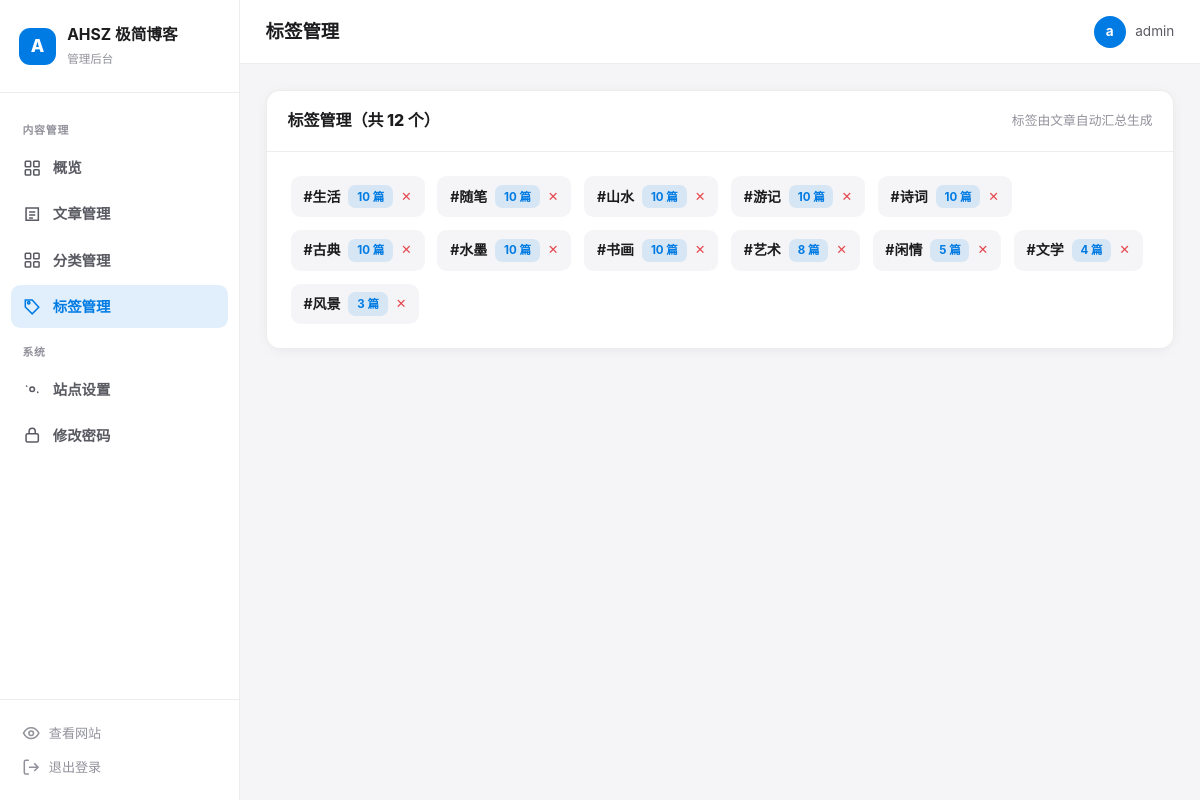
The page /admin/index.php?m=tags (signed in) on the database its author committed.
### tables this page shows
CREATE TABLE tags (
        id INTEGER PRIMARY KEY AUTOINCREMENT,
        name TEXT NOT NULL UNIQUE,
        alias TEXT NOT NULL DEFAULT '',
        created_at INTEGER NOT NULL
    );

### admin/index.php (called while the page is built, shortened)
<?php
$m = $_GET['m'] ?? 'dashboard';
$db = db();
$view = $m;
if ($m === 'dashboard') {
    $stats = site_stats();
    $recent = $db->query("SELECT p.*, c.name cname FROM posts p LEFT JOIN categories c ON c.id=p.category_id ORDER BY p.created_at DESC LIMIT 6")->fetchAll();
} elseif ($m === 'posts') {
    $posts = $db->query("SELECT p.*, c.name cname FROM posts p LEFT JOIN categories c ON c.id=p.category_id ORDER BY p.created_at DESC")->fetchAll();
} elseif ($m === 'categories') {
    $cats = $db->query("SELECT c.*, (SELECT COUNT(*) FROM posts p WHERE p.category_id=c.id) cnt FROM categories c ORDER BY c.sort_order,c.id")->fetchAll();
} elseif ($m === 'category-edit') {
    $id = (int)($_GET['id'] ?? 0);
    $cat = null;
    if ($id > 0) { $st = $db->prepare("SELECT * FROM categories WHERE id=?"); $st->execute([$id]); $cat = $st->fetch(); }
} elseif ($m === 'tags') {
    $tags = get_tags();
} elseif ($m === 'password') {
}
include __DIR__ . '/views/layout-head.php';
include __DIR__ . '/views/' . $view . '.php';
include __DIR__ . '/views/layout-foot.php';

### inc/db.php (called while the page is built, shortened)
<?php
function db(): PDO {
    static $pdo = null;
    if ($pdo === null) {
        $pdo = new PDO('sqlite:' . DB_PATH);
        $pdo->setAttribute(PDO::ATTR_ERRMODE, PDO::ERRMODE_EXCEPTION);
        $pdo->setAttribute(PDO::ATTR_DEFAULT_FETCH_MODE, PDO::FETCH_ASSOC);
        $pdo->exec('PRAGMA foreign_keys = ON');
        $pdo->exec('PRAGMA journal_mode = WAL');
    }
    return $pdo;
}

### inc/functions.php (called while the page is built, shortened)
<?php
function e(?string $s): string {
    return htmlspecialchars((string)$s, ENT_QUOTES, 'UTF-8');
}
function get_tags(): array {
    return db()->query("
        SELECT t.*, (SELECT COUNT(*) FROM post_tags pt JOIN posts p ON p.id=pt.post_id WHERE pt.tag_id=t.id AND p.status=1) AS post_count
        FROM tags t ORDER BY post_count DESC, t.id ASC
    ")->fetchAll();
}

### admin/views/tags.php (the view, shortened to what this page needs)
<div class="panel-card">
  <div class="panel-head">
    <h2>标签管理（共 <?= count($tags) ?> 个）</h2>
    <span class="meta" style="color:var(--muted);font-size:.8rem;">标签由文章自动汇总生成</span>
  </div>
  <div style="padding:1.5rem;display:flex;flex-wrap:wrap;gap:.8rem;">
    <?php foreach ($tags as $t): ?>
    <div style="display:flex;align-items:center;gap:.5rem;padding:.55rem .8rem;border-radius:.6rem;background:var(--input);">
      <a href="/tag/<?= (int)$t['id'] ?>" target="_blank" style="font-weight:700;">#<?= e($t['name']) ?></a>
      <span class="badge pill"><?= (int)$t['post_count'] ?> 篇</span>
      <a href="index.php?m=tag-delete&id=<?= (int)$t['id'] ?>" onclick="return confirm('删除标签？文章不受影响。')" style="color:var(--danger);font-size:.8rem;" title="删除">✕</a>
    </div>
    <?php endforeach; ?>
  </div>
</div>

### assets/admin.css (style rules this page uses)
:root { --hue:250; --primary:oklch(0.58 0.19 var(--hue)); --primary-soft:oklch(0.58 0.19 var(--hue)/0.12); --bg:#f5f5f7; --card:#fff; --text:#1c1c1e; --text2:#5a5a63; --muted:#92929c; --border:rgba(0,0,0,.07); --input:#f5f5f7; --danger:#e5484d; --danger-soft:rgba(229,72,77,.1); --shadow:0 2px 16px -6px rgba(0,0,0,.12); --radius:.85rem; }
* { box-sizing:border-box;margin:0;padding:0 }
body { font-family:-apple-system,BlinkMacSystemFont,"Segoe UI","PingFang SC","Microsoft YaHei",sans-serif;background:var(--bg);color:var(--text);font-size:14px;line-height:1.6;-webkit-font-smoothing:antialiased }
a { color:inherit;text-decoration:none }
.panel-card { background:var(--card);border:1px solid var(--border);border-radius:var(--radius);box-shadow:var(--shadow);overflow:hidden }
.panel-head { padding:1.1rem 1.3rem;display:flex;align-items:center;justify-content:space-between;gap:1rem;border-bottom:1px solid var(--border) }
.panel-head h2 { font-size:1rem;font-weight:800 }
.badge { display:inline-flex;padding:.15rem .55rem;border-radius:.45rem;font-size:.72rem;font-weight:700 }
.badge.pill { background:var(--primary-soft);color:var(--primary) }

### rows shown on the page
tags: name "生活", post_count "10"
tags: name "随笔", post_count "10"
tags: name "山水", post_count "10"
tags: name "游记", post_count "10"
tags: name "诗词", post_count "10"
tags: name "古典", post_count "10"
tags: name "水墨", post_count "10"
tags: name "书画", post_count "10"
tags: name "艺术", post_count "8"
tags: name "闲情", post_count "5"
tags: name "文学", post_count "4"
tags: name "风景", post_count "3"

### other values the page prints
mb_substr($siteName,0,1,'UTF-8') "A"
$siteName "AHSZ 极简博客"
mb_substr($_SESSION['admin_user'] ?? 'A',0,1) "a"
$_SESSION['admin_user'] "admin"
count($tags) "12"
